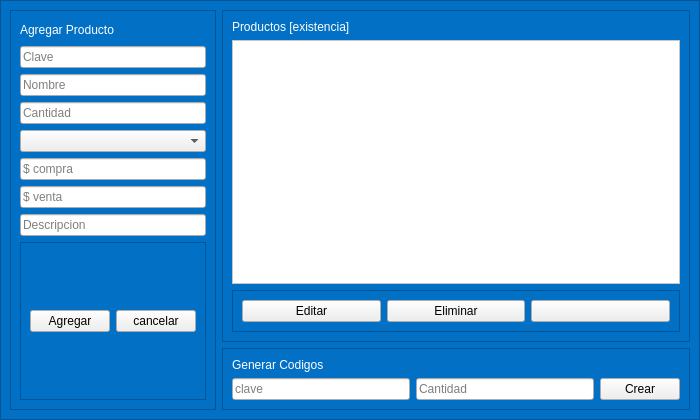
<?xml version="1.0" encoding="UTF-8"?>
<ui version="4.0">
 <class>Form_producto</class>
 <widget class="QWidget" name="Form_producto">
  <property name="geometry">
   <rect>
    <x>0</x>
    <y>0</y>
    <width>700</width>
    <height>420</height>
   </rect>
  </property>
  <property name="minimumSize">
   <size>
    <width>700</width>
    <height>420</height>
   </size>
  </property>
  <property name="maximumSize">
   <size>
    <width>700</width>
    <height>420</height>
   </size>
  </property>
  <property name="sizeIncrement">
   <size>
    <width>700</width>
    <height>420</height>
   </size>
  </property>
  <property name="baseSize">
   <size>
    <width>700</width>
    <height>420</height>
   </size>
  </property>
  <property name="windowTitle">
   <string>Productos</string>
  </property>
  <property name="styleSheet">
   <string notr="true">QFrame{
	background-color: rgb(1, 112, 197);
color:white;
}

QTableWidget{
	background-color: rgb(255, 255, 255);
}</string>
  </property>
  <layout class="QGridLayout" name="gridLayout">
   <property name="leftMargin">
    <number>0</number>
   </property>
   <property name="topMargin">
    <number>0</number>
   </property>
   <property name="rightMargin">
    <number>0</number>
   </property>
   <property name="bottomMargin">
    <number>0</number>
   </property>
   <item row="0" column="0">
    <widget class="QFrame" name="frame">
     <property name="frameShape">
      <enum>QFrame::StyledPanel</enum>
     </property>
     <property name="frameShadow">
      <enum>QFrame::Raised</enum>
     </property>
     <layout class="QGridLayout" name="gridLayout_4" rowstretch="0,0" columnstretch="1,8" rowminimumheight="0,0" columnminimumwidth="0,0">
      <item row="0" column="0" rowspan="2">
       <widget class="QFrame" name="frame_formulario">
        <property name="frameShape">
         <enum>QFrame::StyledPanel</enum>
        </property>
        <property name="frameShadow">
         <enum>QFrame::Raised</enum>
        </property>
        <layout class="QGridLayout" name="gridLayout_2">
         <item row="6" column="0">
          <widget class="QLineEdit" name="line_precio_com">
           <property name="maxLength">
            <number>5</number>
           </property>
           <property name="placeholderText">
            <string>$ compra</string>
           </property>
           <property name="clearButtonEnabled">
            <bool>true</bool>
           </property>
          </widget>
         </item>
         <item row="9" column="0">
          <widget class="QFrame" name="frame_3">
           <property name="frameShape">
            <enum>QFrame::StyledPanel</enum>
           </property>
           <property name="frameShadow">
            <enum>QFrame::Raised</enum>
           </property>
           <layout class="QHBoxLayout" name="horizontalLayout">
            <item>
             <widget class="QPushButton" name="btn_agregar">
              <property name="text">
               <string>Agregar</string>
              </property>
              <property name="icon">
               <iconset>
                <normaloff>../assets/settings_generic/agregar.svg</normaloff>../assets/settings_generic/agregar.svg</iconset>
              </property>
             </widget>
            </item>
            <item>
             <widget class="QPushButton" name="btn_cancelar">
              <property name="text">
               <string>cancelar</string>
              </property>
              <property name="icon">
               <iconset>
                <normaloff>../assets/settings_generic/cancelar.svg</normaloff>../assets/settings_generic/cancelar.svg</iconset>
              </property>
             </widget>
            </item>
           </layout>
          </widget>
         </item>
         <item row="3" column="0">
          <widget class="QLineEdit" name="line_cantidad_pro">
           <property name="maxLength">
            <number>3</number>
           </property>
           <property name="placeholderText">
            <string>Cantidad</string>
           </property>
           <property name="clearButtonEnabled">
            <bool>true</bool>
           </property>
          </widget>
         </item>
         <item row="1" column="0">
          <widget class="QLineEdit" name="line_calve">
           <property name="maxLength">
            <number>15</number>
           </property>
           <property name="placeholderText">
            <string>Clave</string>
           </property>
           <property name="clearButtonEnabled">
            <bool>true</bool>
           </property>
          </widget>
         </item>
         <item row="2" column="0">
          <widget class="QLineEdit" name="line_nombre">
           <property name="maxLength">
            <number>30</number>
           </property>
           <property name="placeholderText">
            <string>Nombre</string>
           </property>
           <property name="clearButtonEnabled">
            <bool>true</bool>
           </property>
          </widget>
         </item>
         <item row="0" column="0">
          <widget class="QLabel" name="label">
           <property name="maximumSize">
            <size>
             <width>16777215</width>
             <height>20</height>
            </size>
           </property>
           <property name="text">
            <string>&lt;html&gt;&lt;head/&gt;&lt;body&gt;&lt;p&gt;Agregar Producto&lt;/p&gt;&lt;/body&gt;&lt;/html&gt;</string>
           </property>
          </widget>
         </item>
         <item row="7" column="0">
          <widget class="QLineEdit" name="line_precio_venta">
           <property name="maxLength">
            <number>5</number>
           </property>
           <property name="placeholderText">
            <string>$ venta</string>
           </property>
           <property name="clearButtonEnabled">
            <bool>true</bool>
           </property>
          </widget>
         </item>
         <item row="5" column="0">
          <widget class="QComboBox" name="comboBox_tipo"/>
         </item>
         <item row="8" column="0">
          <widget class="QLineEdit" name="line_desc">
           <property name="maxLength">
            <number>35</number>
           </property>
           <property name="placeholderText">
            <string>Descripcion</string>
           </property>
           <property name="clearButtonEnabled">
            <bool>true</bool>
           </property>
          </widget>
         </item>
        </layout>
       </widget>
      </item>
      <item row="0" column="1">
       <widget class="QFrame" name="frame_4">
        <property name="frameShape">
         <enum>QFrame::StyledPanel</enum>
        </property>
        <property name="frameShadow">
         <enum>QFrame::Raised</enum>
        </property>
        <layout class="QVBoxLayout" name="verticalLayout">
         <item>
          <widget class="QLabel" name="label_3">
           <property name="text">
            <string>&lt;html&gt;&lt;head/&gt;&lt;body&gt;&lt;p&gt;Productos [existencia]&lt;/p&gt;&lt;/body&gt;&lt;/html&gt;</string>
           </property>
          </widget>
         </item>
         <item>
          <widget class="QTableWidget" name="tableWidget_prod"/>
         </item>
         <item>
          <widget class="QFrame" name="frame_5">
           <property name="frameShape">
            <enum>QFrame::StyledPanel</enum>
           </property>
           <property name="frameShadow">
            <enum>QFrame::Raised</enum>
           </property>
           <layout class="QHBoxLayout" name="horizontalLayout_2">
            <item>
             <widget class="QPushButton" name="btn_editar">
              <property name="text">
               <string>Editar</string>
              </property>
              <property name="icon">
               <iconset>
                <normaloff>../assets/settings_generic/edit.svg</normaloff>../assets/settings_generic/edit.svg</iconset>
              </property>
             </widget>
            </item>
            <item>
             <widget class="QPushButton" name="btn_eliminar">
              <property name="text">
               <string>Eliminar</string>
              </property>
              <property name="icon">
               <iconset>
                <normaloff>../assets/settings_generic/delete.svg</normaloff>../assets/settings_generic/delete.svg</iconset>
              </property>
             </widget>
            </item>
            <item>
             <widget class="QPushButton" name="btn_refrescar">
              <property name="text">
               <string/>
              </property>
              <property name="icon">
               <iconset>
                <normaloff>../assets/settings_generic/refresh-cw.svg</normaloff>../assets/settings_generic/refresh-cw.svg</iconset>
              </property>
             </widget>
            </item>
           </layout>
          </widget>
         </item>
        </layout>
       </widget>
      </item>
      <item row="1" column="1">
       <widget class="QFrame" name="frame_generar_cod">
        <property name="frameShape">
         <enum>QFrame::StyledPanel</enum>
        </property>
        <property name="frameShadow">
         <enum>QFrame::Raised</enum>
        </property>
        <layout class="QGridLayout" name="gridLayout_3">
         <item row="0" column="0">
          <widget class="QLabel" name="label_2">
           <property name="text">
            <string>&lt;html&gt;&lt;head/&gt;&lt;body&gt;&lt;p&gt;Generar Codigos&lt;/p&gt;&lt;/body&gt;&lt;/html&gt;</string>
           </property>
          </widget>
         </item>
         <item row="1" column="0">
          <widget class="QLineEdit" name="line_clave">
           <property name="maxLength">
            <number>15</number>
           </property>
           <property name="placeholderText">
            <string>clave</string>
           </property>
           <property name="clearButtonEnabled">
            <bool>true</bool>
           </property>
          </widget>
         </item>
         <item row="1" column="1">
          <widget class="QLineEdit" name="line_cantidad">
           <property name="maxLength">
            <number>3</number>
           </property>
           <property name="placeholderText">
            <string>Cantidad</string>
           </property>
           <property name="clearButtonEnabled">
            <bool>true</bool>
           </property>
          </widget>
         </item>
         <item row="1" column="2">
          <widget class="QPushButton" name="btn_crear">
           <property name="text">
            <string>Crear</string>
           </property>
           <property name="icon">
            <iconset>
             <normaloff>../assets/settings_generic/agregar.svg</normaloff>../assets/settings_generic/agregar.svg</iconset>
           </property>
          </widget>
         </item>
        </layout>
       </widget>
      </item>
     </layout>
    </widget>
   </item>
  </layout>
 </widget>
 <resources/>
 <connections/>
</ui>
